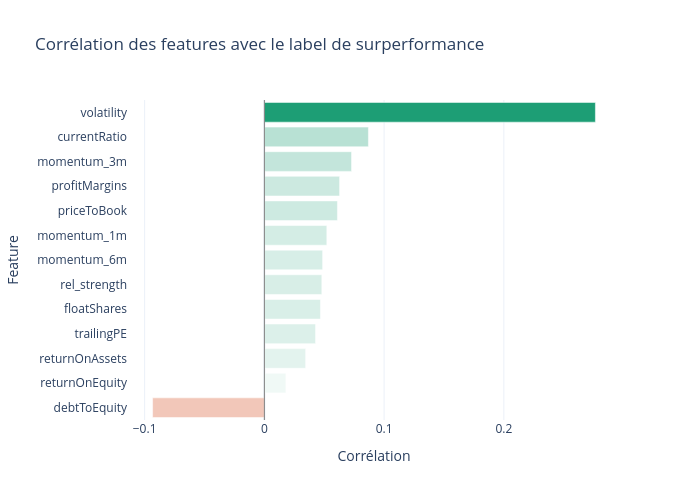

The notebook cell this image was saved under:
### Markdown cell above
## Interprétation

Toutes les distributions sont **fortement concentrées autour de zéro** avec de longues queues à droite — c'est ce qu'on appelle une distribution asymétrique à droite (skewed right).

Les **momentum_1m, 3m et 6m** sont centrés sur 0 avec la grande majorité des valeurs entre -0.2 et +0.5. La queue droite s'étend jusqu'à 2 voire 4 — ce sont des hausses exceptionnelles comme le rebond post-Covid de certaines actions en 2020-2021.

La **volatilité** a une distribution différente — elle ne peut pas être négative. Elle est concentrée entre 0.01 et 0.05 (1% à 5% de variation journalière), ce qui est typique pour des actions de grandes capitalisations. Les valeurs au-delà de 0.10 correspondent aux périodes de forte turbulence.

La **force relative** ressemble aux momentum — concentrée autour de 0, ce qui signifie que la plupart du temps les actions suivent l'indice 
de près. Les valeurs extrêmes à droite représentent les rares moments où une action décroche fortement par rapport au marché.

### Code cell
# Quelle feature est la plus corrélée avec la surperformance ?
features = [
    "trailingPE", "priceToBook", "debtToEquity",
    "returnOnEquity", "returnOnAssets", "profitMargins",
    "currentRatio", "floatShares", "momentum_1m",
    "momentum_3m", "momentum_6m", "volatility", "rel_strength"
]

correlations = dataset[features + ["label"]].corr()["label"].drop("label")
correlations = correlations.sort_values()

fig = px.bar(
    x=correlations.values,
    y=correlations.index,
    orientation="h",
    title="Corrélation des features avec le label de surperformance",
    labels={"x": "Corrélation", "y": "Feature"},
    color=correlations.values,
    color_continuous_scale=["#D85A30", "white", "#1D9E75"],
    color_continuous_midpoint=0,
    template="plotly_white",
    width=700, height=500
)

fig.add_vline(x=0, line_color="gray", line_width=1)
fig.update_layout(coloraxis_showscale=False)
fig.show()

fig.write_html("../results/figures/02_correlation_features.html")
fig.write_image("../results/figures/02_correlation_features.png")

### Figure 1 — Plotly figure (JSON) as saved in the notebook; plotly's stock layout.template omitted (floating-point values rounded to 4 significant figures)
{"data": [{"hovertemplate": "Corrélation=%{x}<br>Feature=%{y}<br>color=%{marker.color}<extra></extra>", "legendgroup": "", "marker": {"color": [-0.09335, 0.01793, 0.03446, 0.04272, 0.04681, 0.04797, 0.04864, 0.05212, 0.061, 0.0628, 0.07279, 0.08687, 0.2764], "coloraxis": "coloraxis", "pattern": {"shape": ""}}, "name": "", "orientation": "h", "showlegend": false, "textposition": "auto", "type": "bar", "x": [-0.09335, 0.01793, 0.03446, 0.04272, 0.04681, 0.04797, 0.04864, 0.05212, 0.061, 0.0628, 0.07279, 0.08687, 0.2764], "xaxis": "x", "y": ["debtToEquity", "returnOnEquity", "returnOnAssets", "trailingPE", "floatShares", "rel_strength", "momentum_6m", "momentum_1m", "priceToBook", "profitMargins", "momentum_3m", "currentRatio", "volatility"], "yaxis": "y"}], "layout": {"barmode": "relative", "coloraxis": {"cmid": 0, "colorbar": {"title": {"text": "color"}}, "colorscale": [[0, "#D85A30"], [0.5, "white"], [1, "#1D9E75"]], "showscale": false}, "height": 500, "legend": {"tracegroupgap": 0}, "shapes": [{"line": {"color": "gray", "width": 1}, "type": "line", "x0": 0, "x1": 0, "xref": "x", "y0": 0, "y1": 1, "yref": "y domain"}], "title": {"text": "Corrélation des features avec le label de surperformance"}, "width": 700, "xaxis": {"anchor": "y", "domain": [0, 1], "title": {"text": "Corrélation"}}, "yaxis": {"anchor": "x", "domain": [0, 1], "title": {"text": "Feature"}}}}
